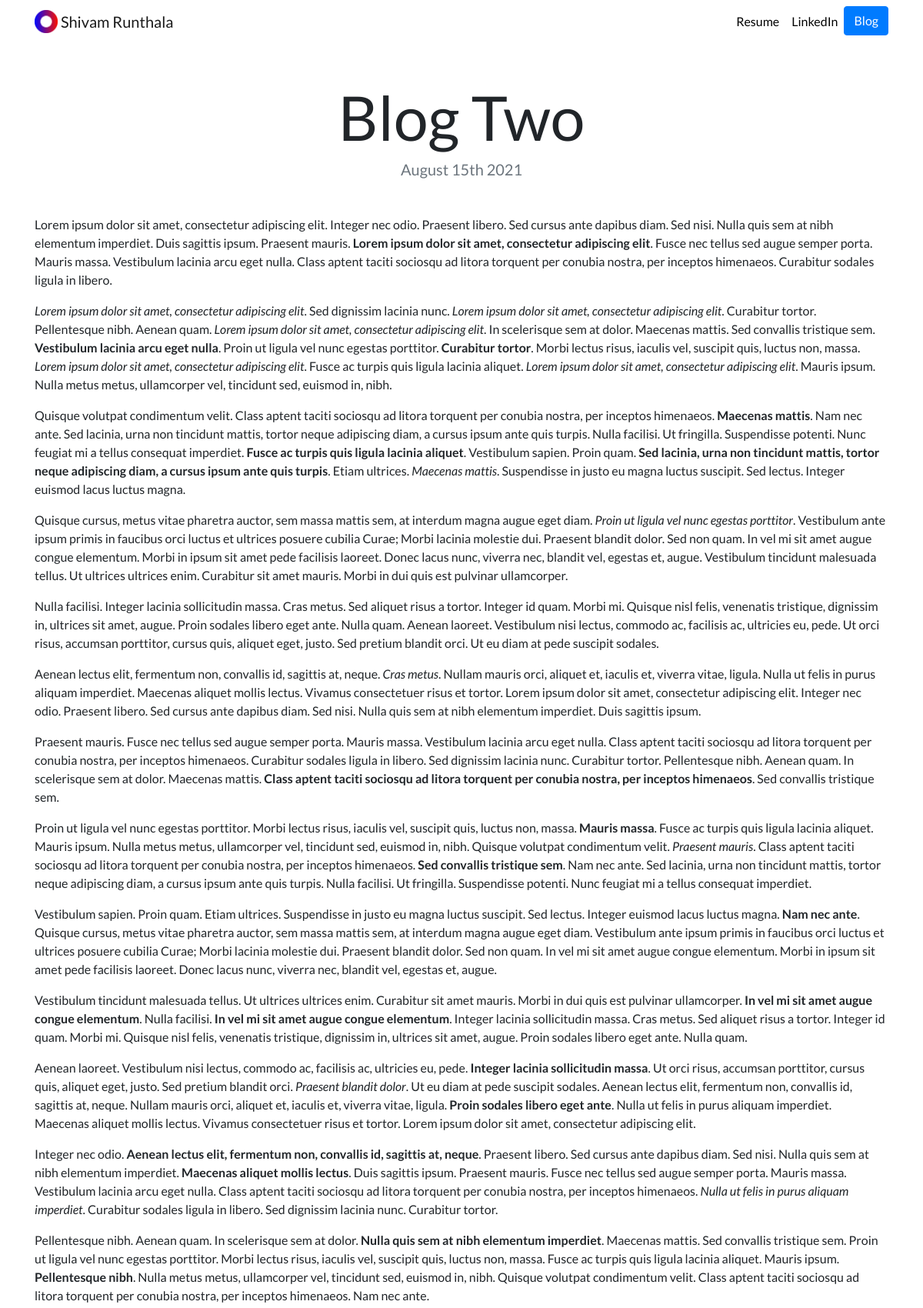
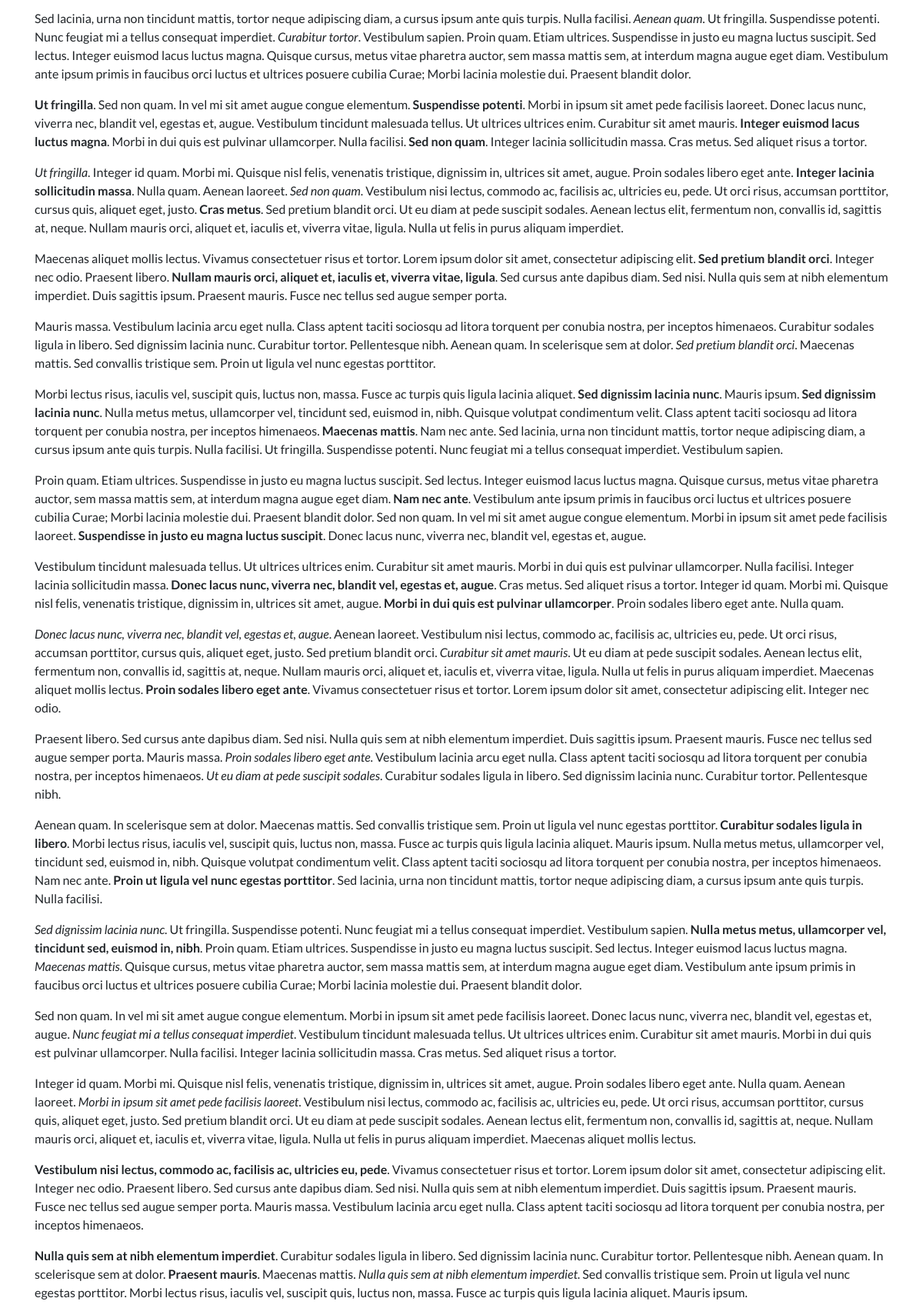
/blog/5/ (upper part), run on the app's committed database (2 pictures, top to bottom).
### blog/models.py (models this page shows, shortened)
class Blog(models.Model):
    title = models.CharField(max_length=100)
    date = models.DateField()
    body = models.TextField()

### blog/views.py (the view)
# urls.py: path('<int:blog_id>/', views.detail, name='detail'),
def detail(request, blog_id):
    blog = get_object_or_404(Blog, pk=blog_id)
    return render(request, 'blog/detail.html', {'blog': blog})

### blog/templates/blog/detail.html
{% extends "portfolio/base.html" %}
{% load static %}
{% block content %}
    <h1 class="text-center mt-5" id="blogdetailtitle">{{ blog.title }}</h1>
    <h5 class="text-center text-muted mb-5">{{ blog.date|date:'F jS Y' }}</h5>
    {{ blog.body|safe }}
{% endblock %}

### portfolio/static/portfolio/custom.css (style rules this page uses)
body { font-family: 'Lato', sans-serif; }
@media (min-width: 992px) { #blogdetailtitle { font-size: 5rem; } }

### data on the page
Blog: title "Blog Two", date "August 15th 2021", body "Lorem ipsum dolor sit amet, consectetur adipiscing elit. Integer nec odio. Praesent libero. Sed cursus ante dapibus diam. Sed nisi. Nulla quis sem at nibh elementum imperdiet. Duis sagittis ipsum. Praesent mauris. Lorem ipsum dolor sit amet, consectetur adipiscing elit . Fusce nec tellus sed augue semper porta. Mauris massa. Vestibulum lacinia arcu eget nulla. Class aptent taciti sociosqu ad litora torquent per conubia nostra, per inceptos himenaeos. Curabitur sodales ligula in libero. Lorem ipsum dolor sit amet, consectetur adipiscing elit . Sed dignissim lacinia nunc. Lorem ipsum dolor sit amet, consectetur adipiscing elit . Curabitur tortor. Pellentesque nibh. Aenean quam. Lorem ipsum…"
